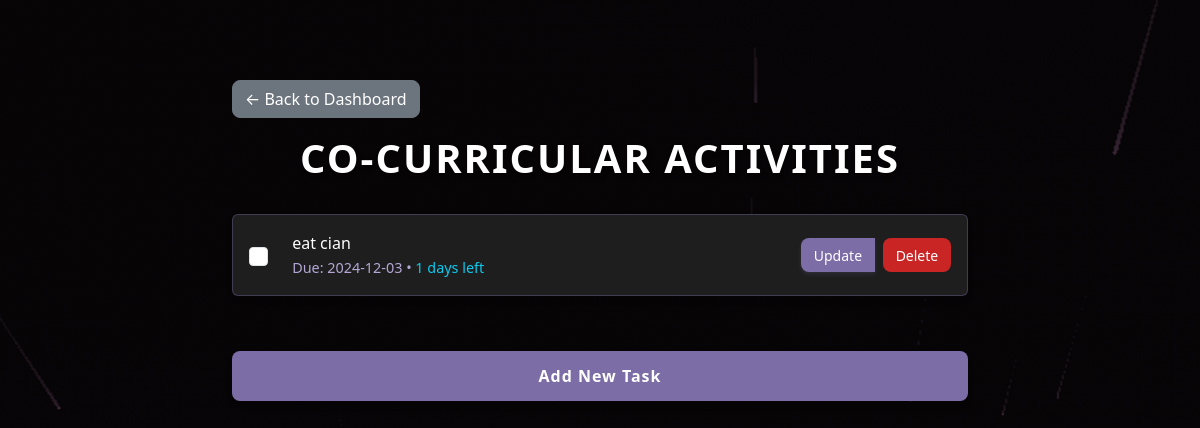
The page /co_curricular (signed in) on the database its author committed.
### flask_app/setup_db.py (models this page shows)
class ToDo(Base):
    __tablename__ = 'todo'
    id = Column(Integer, primary_key=True)
    task = Column(String, nullable=False)
    category = Column(String, nullable=False)
    completed = Column(Boolean, default=False)
    due_date = Column(DateTime, nullable=True)
    user_id = Column(Integer, ForeignKey('users.id'), nullable=False)
    user = relationship('User', back_populates='todos')

### flask_app/app.py (the view)
@app.route('/co_curricular')
def co_curricular():
    if 'user_id' not in session:
        return redirect(url_for('login'))
    todos = db_session.query(ToDo).filter_by(user_id=session['user_id'], category='Co-Curricular').all()
    return render_template('co_curricular.html', todos=todos, calculate_days=calculate_days_remaining)

### flask_app/app.py (called while the page is built)
def calculate_days_remaining(due_date):
    if not due_date:
        return None
    today = date.today()
    days = (due_date.date() - today).days
    if days < 0:
        return "Overdue"
    elif days == 0:
        return "Due today"
    else:
        return f"{days} days left"

### flask_app/templates/co_curricular.html (shortened to what this page needs)
<!DOCTYPE html>
<html lang="en">
<head>
    <link href="https://cdn.jsdelivr.net/npm/bootstrap@5.3.0-alpha3/dist/css/bootstrap.min.css" rel="stylesheet">
</head>
<body>
    <div class="container mt-5">
        <a href="{{ url_for('dashboard') }}" class="btn btn-secondary mb-3">← Back to Dashboard</a>
        <h1>Co-Curricular Activities</h1>
        <div class="mt-4">
            {% if todos %}
                <ul class="list-group">
                    {% for todo in todos %}
                    <li class="list-group-item d-flex justify-content-between align-items-center">
                        <div class="d-flex align-items-center">
                            <form action="{{ url_for('toggle_todo', todo_id=todo.id) }}" method="POST" class="d-inline me-2">
                                <input type="checkbox" class="form-check-input" onchange="this.form.submit()"
                                       {% if todo.completed %}checked{% endif %}>
                            </form>
                            <div class="task-content">
                                <span {% if todo.completed %}class="text-decoration-line-through"{% endif %}>{{ todo.task }}</span>
                                {% if todo.due_date %}
                                    <br>
                                    <small class="text-muted due-date">
                                        Due: {{ todo.due_date.strftime('%Y-%m-%d') }}
                                        {% set days = calculate_days(todo.due_date) %}
                                        {% if days %}
                                            • <span class="{% if days == 'Overdue' %}text-danger{% elif days == 'Due today' %}text-warning{% else %}text-info{% endif %}">
                                                {{ days }}
                                            </span>
                                        {% endif %}
                                    </small>
                                {% endif %}
                            </div>
                        </div>
                        <div class="btn-group">
                            <a href="{{ url_for('update_todo', todo_id=todo.id) }}" class="btn btn-sm btn-primary me-2">Update</a>
                            <form action="{{ url_for('delete_todo', todo_id=todo.id) }}" method="POST" class="d-inline">
                                <button type="submit" class="btn btn-sm btn-danger">Delete</button>
                            </form>
                        </div>
                    </li>
                    {% endfor %}
                </ul>
            {% else %}
                <p class="text-center">No co-curricular activities found.</p>
            {% endif %}
        </div>
        <div class="mt-3">
            <a href="{{ url_for('add_todo', category='Co-Curricular') }}" class="btn btn-primary w-100 btn-add-task">Add New Task</a>
        </div>
    </div>
</body>
</html>

### rows shown on the page
ToDo: task "eat cian", due_date "2024-12-03", days "1 days left"
